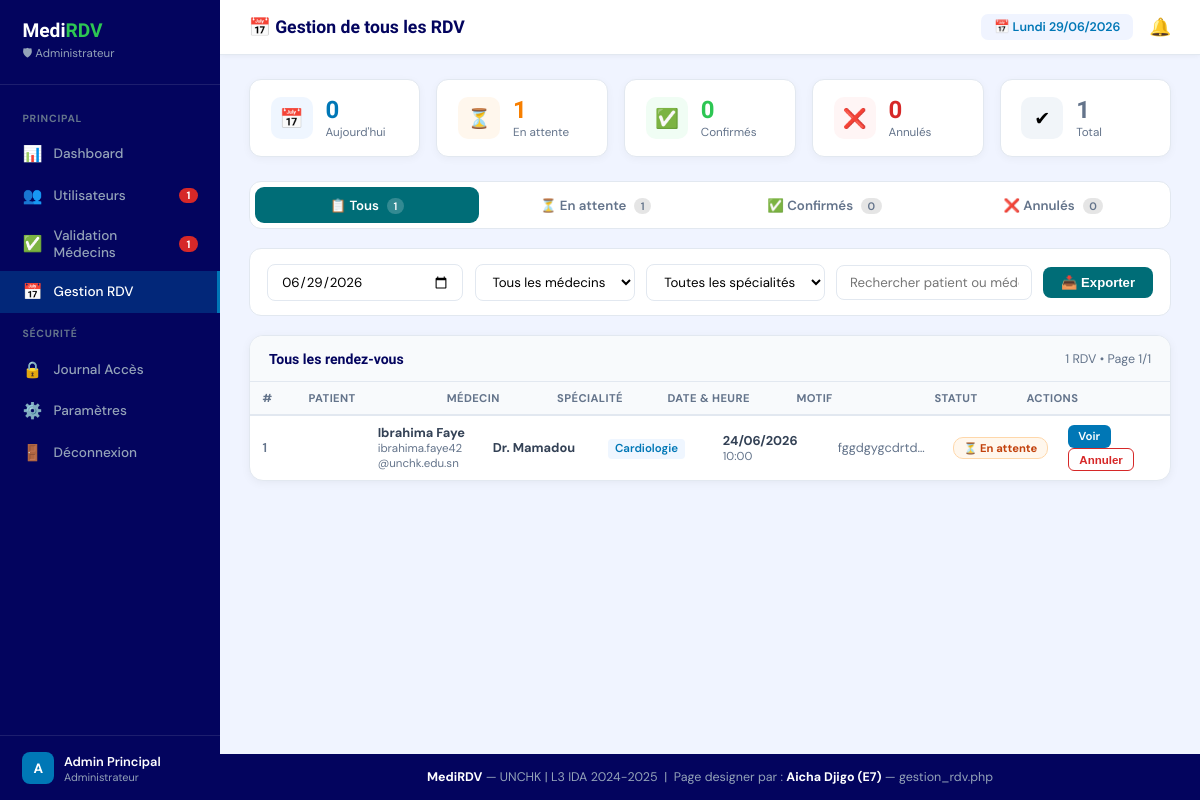
/pages/gestion_rdv.php (signed in), run on the app's committed database.
### tables this page shows
CREATE TABLE IF NOT EXISTS `rendezvous` (
  `id` int NOT NULL AUTO_INCREMENT,
  `id_patient` int NOT NULL,
  `id_medecin` int NOT NULL,
  `date_rdv` date NOT NULL,
  `heure_rdv` time NOT NULL,
  `motif` text NOT NULL,
  `statut` enum('en_attente','confirme','refuse','annule','termine') DEFAULT 'en_attente',
  `message_medecin` text,
  `motif_annulation` text,
  `date_creation` timestamp NULL DEFAULT CURRENT_TIMESTAMP,
  PRIMARY KEY (`id`),
  UNIQUE KEY `anti_doublon` (`id_medecin`,`date_rdv`,`heure_rdv`),
  KEY `id_patient` (`id_patient`)
);

CREATE TABLE IF NOT EXISTS `patients` (
  `id` int NOT NULL AUTO_INCREMENT,
  `nom` varchar(100) NOT NULL,
  `prenom` varchar(100) NOT NULL,
  `email` varchar(150) NOT NULL,
  `telephone` varchar(20) NOT NULL,
  `date_naissance` date NOT NULL,
  `groupe_sanguin` enum('A+','A-','B+','B-','AB+','AB-','O+','O-') DEFAULT NULL,
  `taille` decimal(5,2) DEFAULT NULL,
  `poids` decimal(5,2) DEFAULT NULL,
  `mot_de_passe` varchar(255) NOT NULL,
  `photo` varchar(255) DEFAULT NULL,
  `statut` enum('actif','suspendu','supprime') DEFAULT 'actif',
  `date_inscription` timestamp NULL DEFAULT CURRENT_TIMESTAMP,
  PRIMARY KEY (`id`),
  UNIQUE KEY `email` (`email`)
);

CREATE TABLE IF NOT EXISTS `medecins` (
  `id` int NOT NULL AUTO_INCREMENT,
  `nom` varchar(100) NOT NULL,
  `prenom` varchar(100) NOT NULL,
  `email` varchar(150) NOT NULL,
  `mot_de_passe` varchar(255) NOT NULL,
  `specialite` varchar(100) NOT NULL,
  `num_ordre` varchar(50) NOT NULL,
  `cabinet` varchar(200) NOT NULL,
  `ville` varchar(100) NOT NULL,
  `telephone` varchar(20) DEFAULT NULL,
  `photo` varchar(255) DEFAULT NULL,
  `biographie` text,
  `statut` enum('en_attente','valide','refuse','suspendu') DEFAULT 'en_attente',
  `date_inscription` timestamp NULL DEFAULT CURRENT_TIMESTAMP,
  PRIMARY KEY (`id`),
  UNIQUE KEY `email` (`email`),
  UNIQUE KEY `num_ordre` (`num_ordre`)
);

### pages/gestion_rdv.php (the view, shortened to what this page needs)
<?php
require_once __DIR__ . '/../includes/connexion.php';
$admin_id = $_SESSION['user_id'];
$stmt = $pdo->prepare("SELECT * FROM admins WHERE id = :id LIMIT 1");
$stmt->execute([':id' => $admin_id]);
$admin = $stmt->fetch(PDO::FETCH_ASSOC);
$stats = [
    'aujourdhui' => $pdo->query("SELECT COUNT(*) FROM rendezvous WHERE date_rdv = CURDATE()")->fetchColumn(),
    'en_attente' => $pdo->query("SELECT COUNT(*) FROM rendezvous WHERE statut = 'en_attente'")->fetchColumn(),
    'confirme' => $pdo->query("SELECT COUNT(*) FROM rendezvous WHERE statut = 'confirme'")->fetchColumn(),
    'annule' => $pdo->query("SELECT COUNT(*) FROM rendezvous WHERE statut = 'annule'")->fetchColumn(),
    'total' => $pdo->query("SELECT COUNT(*) FROM rendezvous")->fetchColumn(),
];
$filtre_statut = $_GET['statut'] ?? 'tous';
$page = (int)($_GET['page'] ?? 1);
$limit = 10;
$offset = ($page - 1) * $limit;
$sql = "SELECT r.*,
        p.nom AS p_nom, p.prenom AS p_prenom, p.email AS p_email,
        m.nom AS m_nom, m.prenom AS m_prenom, m.specialite
        FROM rendezvous r
        JOIN patients p ON p.id = r.id_patient
        JOIN medecins m ON m.id = r.id_medecin";
$sql .= " ORDER BY r.date_rdv DESC, r.heure_rdv DESC LIMIT :limit OFFSET :offset";
$count_sql = "SELECT COUNT(*) FROM rendezvous r";
$count_stmt = $pdo->prepare($count_sql);
$count_stmt->execute();
$total = $count_stmt->fetchColumn();
$stmt = $pdo->prepare($sql);
$stmt->bindValue(':limit', $limit, PDO::PARAM_INT);
$stmt->bindValue(':offset', $offset, PDO::PARAM_INT);
$stmt->execute();
$rendezvous = $stmt->fetchAll(PDO::FETCH_ASSOC);
$total_pages = ceil($total / $limit);
$onglets = [
    'tous' => ['label' => '📋 Tous', 'count' => $stats['total']],
    'en_attente' => ['label' => '⏳ En attente', 'count' => $stats['en_attente']],
    'confirme' => ['label' => '✅ Confirmés', 'count' => $stats['confirme']],
    'annule' => ['label' => '❌ Annulés', 'count' => $stats['annule']],
];
$initiales = strtoupper(substr($admin['nom'], 0, 1));
$date_actuelle = date('d/m/Y');
$jours_fr = ['Monday'=>'Lundi','Tuesday'=>'Mardi','Wednesday'=>'Mercredi',
             'Thursday'=>'Jeudi','Friday'=>'Vendredi','Saturday'=>'Samedi','Sunday'=>'Dimanche'];
$jour_actuel = $jours_fr[date('l')];
?>
<!DOCTYPE html>
<html lang="fr">
<head>
    <link rel="stylesheet" href="https://cdnjs.cloudflare.com/ajax/libs/font-awesome/6.4.0/css/all.min.css">
</head>
<body>
<div class="admin-sidebar" id="sidebar">
    <div class="sidebar-logo">
        <div class="logo">Medi<span>RDV</span></div>
        <div class="role">🛡 Administrateur</div>
    </div>
    <nav class="sidebar-nav">
        <div class="nav-section">Principal</div>
        <a href="dashboard_admin.php" class="nav-item">
            <span class="icon">📊</span>Dashboard
        </a>
        <a href="gestion_users.php" class="nav-item">
            <span class="icon">👥</span>Utilisateurs
            <span class="badge"><?=$stats['en_attente']?></span>
        </a>
        <a href="validation_medecins.php" class="nav-item">
            <span class="icon">✅</span>Validation Médecins
            <span class="badge"><?=$stats['en_attente']?></span>
        </a>
        <a href="gestion_rdv.php" class="nav-item active">
            <span class="icon">📅</span>Gestion RDV
        </a>
        <div class="nav-section">Sécurité</div>
        <a href="securite.php" class="nav-item">
            <span class="icon">🔒</span>Journal Accès
        </a>
        <a href="securite.php" class="nav-item">
            <span class="icon">⚙️</span>Paramètres
        </a>
        <a href="logout.php" class="nav-item">
            <span class="icon">🚪</span>Déconnexion
        </a>
    </nav>
    <div class="sidebar-footer">
        <div style="display:flex;align-items:center;gap:.6rem">
            <div class="admin-av"><?=$initiales?></div>
            <div>
                <div style="font-size:.8rem;font-weight:600;color:#fff"><?=htmlspecialchars($admin['nom'])?></div>
                <div style="font-size:.68rem;color:#94A3B8">Administrateur</div>
            </div>
        </div>
    </div>
</div>
<div class="main-content">
    <div class="top-bar">
        <div style="display:flex;align-items:center;gap:1rem;">
            <h2>📅 Gestion de tous les RDV</h2>
        </div>
        <div class="top-right">
            <div class="date-badge">📅 <?=$jour_actuel?> <?=$date_actuelle?></div>
            <a href="notifications.php" class="notif-btn">
                🔔
            </a>
        </div>
    </div>
    <div class="page-content">
        <div class="stats-row">
            <div class="st-card">
                <div class="st-icon" style="background:#EFF6FF">📅</div>
                <div>
                    <div class="st-num" style="color:var(--blue)"><?=$stats['aujourdhui']?></div>
                    <div class="st-lbl">Aujourd'hui</div>
                </div>
            </div>
            <div class="st-card">
                <div class="st-icon" style="background:#FFF7ED">⏳</div>
                <div>
                    <div class="st-num" style="color:var(--orange)"><?=$stats['en_attente']?></div>
                    <div class="st-lbl">En attente</div>
                </div>
            </div>
            <div class="st-card">
                <div class="st-icon" style="background:#F0FDF4">✅</div>
                <div>
                    <div class="st-num" style="color:var(--green)"><?=$stats['confirme']?></div>
                    <div class="st-lbl">Confirmés</div>
                </div>
            </div>
            <div class="st-card">
                <div class="st-icon" style="background:#FFF5F5">❌</div>
                <div>
                    <div class="st-num" style="color:var(--red)"><?=$stats['annule']?></div>
                    <div class="st-lbl">Annulés</div>
                </div>
            </div>
            <div class="st-card">
                <div class="st-icon" style="background:#F1F5F9">✔</div>
                <div>
                    <div class="st-num" style="color:var(--gray)"><?=$stats['total']?></div>
                    <div class="st-lbl">Total</div>
                </div>
            </div>
        </div>
        <div class="tabs">
            <?php foreach($onglets as $key => $onglet): ?>
                <a href="?statut=<?=$key?>" class="tab <?=$filtre_statut===$key?'active':''?>">
                    <?=$onglet['label']?> <span class="cnt"><?=$onglet['count']?></span>
                </a>
            <?php endforeach; ?>
        </div>
        <div class="toolbar">
            <input type="date" value="<?=date('Y-m-d')?>">
            <select>
                <option>Tous les médecins</option>
            </select>
            <select>
                <option>Toutes les spécialités</option>
            </select>
            <input type="text" placeholder="Rechercher patient ou médecin...">
            <button class="export-btn">📥 Exporter</button>
        </div>
        <div class="table-card">
            <div class="table-head">
                <h4>Tous les rendez-vous</h4>
                <span style="font-size:.78rem;color:var(--gray)"><?=$total?> RDV • Page <?=$page?>/<?=max(1,$total_pages)?></span>
            </div>
            <?php if(empty($rendezvous)): ?>
                <div style="padding:2rem;text-align:center;color:var(--gray);">
                    <div style="font-size:3rem;margin-bottom:0.5rem;">📭</div>
                    <p>Aucun rendez-vous trouvé.</p>
                </div>
            <?php else: ?>
            <table class="data-table">
                <thead>
                    <tr>
                        <th style="width:5%">#</th>
                        <th style="width:15%">Patient</th>
                        <th style="width:12%">Médecin</th>
                        <th style="width:12%">Spécialité</th>
                        <th style="width:14%">Date & Heure</th>
                        <th style="width:15%">Motif</th>
                        <th style="width:10%">Statut</th>
                        <th style="width:17%">Actions</th>
                    </tr>
                </thead>
                <tbody>
                    <?php foreach($rendezvous as $rdv):
                        $badge_class = $rdv['statut'] === 'confirme' ? 'b-conf' : ($rdv['statut'] === 'en_attente' ? 'b-att' : ($rdv['statut'] === 'annule' ? 'b-ann' : 'b-term'));
                        $badge_icon = $rdv['statut'] === 'confirme' ? '✅' : ($rdv['statut'] === 'en_attente' ? '⏳' : ($rdv['statut'] === 'annule' ? '❌' : '✔'));
                        $badge_label = $rdv['statut'] === 'confirme' ? 'Confirmé' : ($rdv['statut'] === 'en_attente' ? 'En attente' : ($rdv['statut'] === 'annule' ? 'Annulé' : 'Terminé'));
                    ?>
                    <tr>
                        <td style="color:var(--gray);font-weight:600"><?=$rdv['id']?></td>
                        <td>
                            <strong><?=htmlspecialchars($rdv['p_prenom'].' '.$rdv['p_nom'])?></strong>
                            <div style="font-size:.72rem;color:var(--gray)"><?=htmlspecialchars($rdv['p_email'])?></div>
                        </td>
                        <td><strong>Dr. <?=htmlspecialchars($rdv['m_prenom'])?></strong></td>
                        <td>
                            <span style="background:#EFF6FF;color:var(--blue);padding:.15rem .45rem;border-radius:4px;font-size:.72rem;font-weight:600">
                                <?=htmlspecialchars($rdv['specialite'])?>
                            </span>
                        </td>
                        <td>
                            <strong><?=date('d/m/Y', strtotime($rdv['date_rdv']))?></strong>
                            <div style="font-size:.72rem;color:var(--gray)"><?=substr($rdv['heure_rdv'],0,5)?></div>
                        </td>
                        <td style="max-width:150px;overflow:hidden;text-overflow:ellipsis;white-space:nowrap;color:var(--gray)">
                            <?=htmlspecialchars(mb_substr($rdv['motif'],0,30)).(mb_strlen($rdv['motif'])>30?'...':'')?>
                        </td>
                        <td><span class="badge <?=$badge_class?>"><?=$badge_icon?> <?=$badge_label?></span></td>
                        <td>
                            <a href="detail_rdv.php?id=<?=$rdv['id']?>" class="a-btn ab-v">Voir</a>
                            <?php if($rdv['statut'] !== 'annule' && $rdv['statut'] !== 'termine'): ?>
                                <form method="POST" style="display:inline;" onsubmit="return confirm('Annuler ce rendez-vous ?')">
                                    <button type="submit" class="a-btn ab-ann">Annuler</button>
                                </form>
                            <?php endif; ?>
                        </td>
                    </tr>
                    <?php endforeach; ?>
                </tbody>
            </table>
            <?php endif; ?>
        </div>
    </div>
    <footer>
        <p><strong>MediRDV</strong> — UNCHK | L3 IDA 2024-2025 &nbsp;|&nbsp; Page designer par : <strong>Aicha Djigo (E7)</strong> — gestion_rdv.php</p>
    </footer>
</div>
</body>
</html>

### data on the page
rendezvous: id "1", id_patient.nom "Ibrahima Faye", id_patient.email "ibrahima.faye42@unchk.edu.sn", id_medecin.prenom "Mamadou", id_medecin.specialite "Cardiologie", date_rdv "24/06/2026", heure_rdv "10:00", motif "fggdgygcdrtd…", statut "⏳", statut "En attente"

### other printed values
$stats['en_attente'] "1"
$initiales "A"
$admin['nom'] "Admin Principal"
$stats['aujourdhui'] "0"
$stats['confirme'] "0"
$stats['annule'] "0"
$stats['total'] "1"
$onglet['label'] "📋 Tous"
$onglet['count'] "1"
$onglet['label'] "⏳ En attente"
$onglet['label'] "✅ Confirmés"
$onglet['count'] "0"
$onglet['label'] "❌ Annulés"
$total "1"
$page "1"
